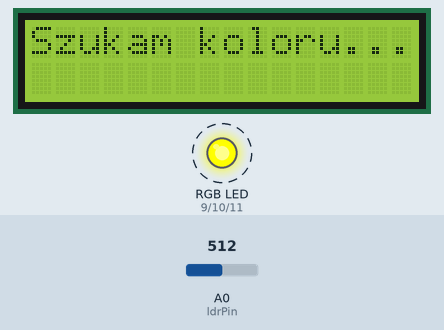
Bench run of a sketch on a simulated Arduino Uno, built with avr-gcc and run on an emulated ATmega328P. Parts: 16×2 character LCD, an RGB LED mixed from three pins (HIGH = lit). Dashed ring = blinking. The inputs (shaded band) are chosen by the test bench; at power-on: A0 (ldrPin) = 512.

Above: at 2.5 s.
2.6 s: A0 (ldrPin) set to 839
5.6 s: A0 (ldrPin) set to 865
At 8.1 s:
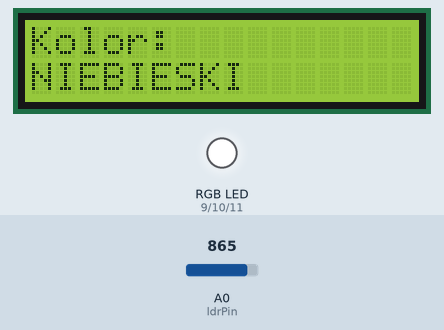
10.4 s: A0 (ldrPin) set to 716
At 12.8 s:
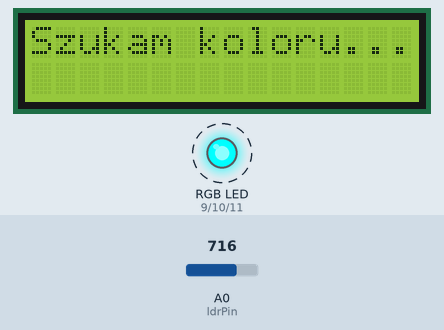
13.4 s: A0 (ldrPin) set to 900
At 13.91 s:
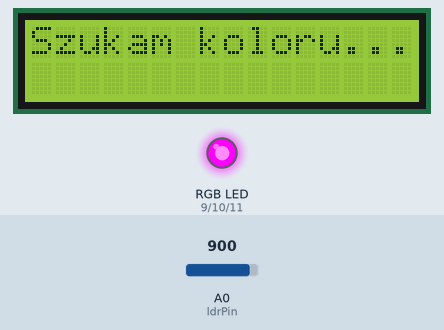
Timing chart, 0 to 17.4 s (numbered marks = the images above; inputs shaded):
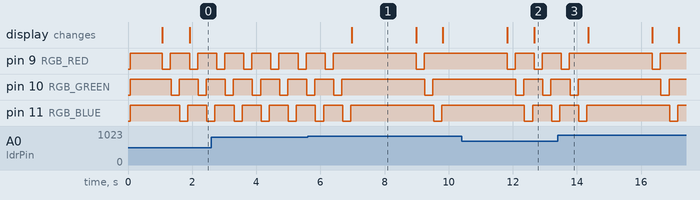

Measured:
- the behaviour switches between 857 and 858 on A0 (ldrPin) (found by bisection; images 0 and 1)
- after the input at 5.6 s, pin 9 (RGB_RED): HIGH → LOW after 3.4 s, → HIGH 0.25 s later; the display: changes after 1.4 s (image 1)
- after the input at 10.4 s, the display: first differs from a run without the input after 2.3 s (image 2)
- after the input at 13.4 s, pin 9 (RGB_RED): HIGH → LOW after 2.9 s, → HIGH 0.25 s later; pin 10 (RGB_GREEN): HIGH → LOW after 3.2 s, → HIGH 0.25 s later
- by itself, pin 9 (RGB_RED): alternates HIGH for 0.59 s and LOW for 0.25 s
- what the display in image 1 shows lasts 2.0 s, from 7.0 s to 9.0 s

The sketch:

kod_programu.ino
```cpp
#include <math.h>
#include <Wire.h>
#include <LiquidCrystal_I2C.h>


LiquidCrystal_I2C lcd(0x27, 16, 2);


const int RGB_RED = 9;
const int RGB_GREEN = 10;
const int RGB_BLUE = 11;


const int ldrPin = A0;


const int delayLed = 200;
const int samples = 10;


const int colorDisplayTime = 2000;


const float maxDistance = 50.0;


struct ColorSample
{
  const char* name;
  int r;
  int g;
  int b;
};

// Wzorce kolorów
ColorSample patterns[] =
{
  {"POMARANCZ", 977, 801, 750},
  {"ZIELONY",   954, 904, 799},
  {"NIEBIESKI", 888, 872, 894},
  {"ZOLTY",     974, 905, 880},
  {"FIOLETOWY", 957, 880, 882},
};

const int patternCount = sizeof(patterns) / sizeof(patterns[0]);

void setup()
{
  pinMode(RGB_RED, OUTPUT);
  pinMode(RGB_GREEN, OUTPUT);
  pinMode(RGB_BLUE, OUTPUT);

  lcd.init();
  lcd.backlight();

  turnOFFLED();

  lcd.setCursor(0, 0);
  lcd.print("START");
  delay(1000);
  lcd.clear();
}

void loop()
{
  int rValue, gValue, bValue;
  measureRGB(rValue, gValue, bValue);

  float bestDistance;
  int bestIndex = findClosestColor(rValue, gValue, bValue, bestDistance);

  // Jeśli kolor NIE został wykryty, to nic nie zatrzymujemy
  if (bestDistance > maxDistance)
  {
    lcd.setCursor(0, 0);
    lcd.print("Szukam koloru... ");
    lcd.setCursor(0, 1);
    lcd.print("                ");
    return;   // natychmiast wraca do kolejnego pomiaru
  }

  // Jeśli kolor został wykryty
  lcd.clear();
  lcd.setCursor(0, 0);
  lcd.print("Kolor:");
  lcd.setCursor(0, 1);
  lcd.print(patterns[bestIndex].name);

  delay(colorDisplayTime);  // zatrzymanie tylko po wykryciu koloru

  lcd.clear();
}


void turnOFFLED()
{
  analogWrite(RGB_RED, 255);
  analogWrite(RGB_GREEN, 255);
  analogWrite(RGB_BLUE, 255);
}

int readLDRAverage()
{
  long sum = 0;

  for (int i = 0; i < samples; i++)
  {
    sum += analogRead(ldrPin);
    delay(5);
  }

  return sum / samples;
}

void measureRGB(int &rValue, int &gValue, int &bValue)
{
  // Pomiar czerwonego
  analogWrite(RGB_RED, 0);
  analogWrite(RGB_GREEN, 255);
  analogWrite(RGB_BLUE, 255);
  delay(delayLed);
  rValue = readLDRAverage();
  turnOFFLED();
  delay(20);

  // Pomiar zielonego
  analogWrite(RGB_RED, 255);
  analogWrite(RGB_GREEN, 0);
  analogWrite(RGB_BLUE, 255);
  delay(delayLed);
  gValue = readLDRAverage();
  turnOFFLED();
  delay(20);

  // Pomiar niebieskiego
  analogWrite(RGB_RED, 255);
  analogWrite(RGB_GREEN, 255);
  analogWrite(RGB_BLUE, 0);
  delay(delayLed);
  bValue = readLDRAverage();
  turnOFFLED();
  delay(20);
}

float euclideanDistance(int r1, int g1, int b1, int r2, int g2, int b2)
{
  return sqrt(
    pow(r1 - r2, 2) +
    pow(g1 - g2, 2) +
    pow(b1 - b2, 2)
  );
}

int findClosestColor(int rValue, int gValue, int bValue, float &bestDistance)
{
  int bestIndex = 0;

  bestDistance = euclideanDistance(
    rValue, gValue, bValue,
    patterns[0].r, patterns[0].g, patterns[0].b
  );

  for (int i = 1; i < patternCount; i++)
  {
    float dist = euclideanDistance(
      rValue, gValue, bValue,
      patterns[i].r, patterns[i].g, patterns[i].b
    );

    if (dist < bestDistance)
    {
      bestDistance = dist;
      bestIndex = i;
    }
  }

  return bestIndex;
}
```
